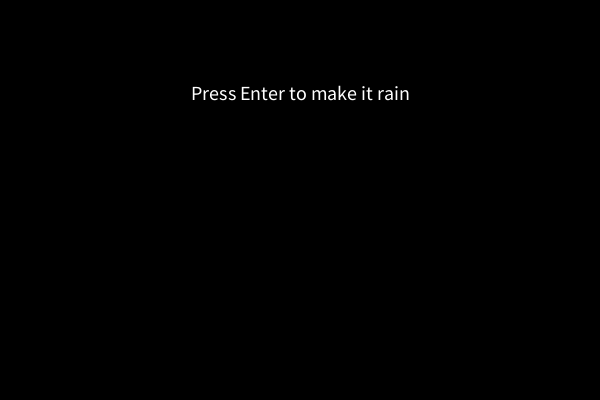
Frame 1 (no input)
Frame 60 (the mouse pressed at the canvas centre just before this capture): identical to frame 1, image omitted
Frame 120 (the mouse held since frame 60 and released just before this capture): identical to frame 1, image omitted

The Processing sketch that drew this single still picture (run headless with seeded random() and noise(); from frame 60 on, the mouse is pressed at the canvas centre):

// Processing sketch: processing_161832
// ── processing_161832.pde

float ball1X = 5;
float ball1Y = 5;
float ball1Size = 10;
float ball1Speed = 10;
boolean ball1_IsActive = true;
color ball1Color = color(255, 0, 24);  

float ball2X = 15;
float ball2Y = 5;
float ball2Size = 20;
float ball2Speed = 5;
boolean ball2_IsActive = true;
color ball2Color = color(255, 24, 50);  

float ball3X = 15;
float ball3Y = 5;
float ball3Size = 20;
float ball3Speed = 5;
boolean ball3_IsActive = true;
color ball3Color = color(255, 204, 0);  


boolean begin = false;

void setup(){
  size(600, 400);
  background(0);
  textSize(20);
  textAlign(CENTER);
  text("Press Enter to make it rain", 300, 100);
}

void draw(){
  
   if(begin){
     background (0);// clear the background
     if(ball1_IsActive){ // draw ball 1
       ball1Y += ball1Speed;
       
       ellipse(ball1X, ball1Y, ball1Size, ball1Size); 
       fill(ball1Color);
     }
     if(ball1Y >400){
        ball1Y = 0; 
        ball1X = random(0, 550);
        ball1Size = random(3,15);
        ball1Speed = random(5,10);
        ball1Color = color(random(0,255), random(0,255), random(0,255));
     }
     
      if(ball2_IsActive){ // draw ball 1
       ball2Y += ball2Speed;
       
       ellipse(ball2X, ball2Y, ball2Size, ball2Size); 
       fill(ball2Color);
     }
     if(ball2Y >400){
        ball2Y = 0; 
        ball2X = random(0, 550);
        ball2Size = random(3,15);
        ball2Speed = random(5,10);
        ball2Color = color(random(0,255), random(0,255), random(0,255));
     }
     
     
      if(ball3_IsActive){ // draw ball 1
       ball3Y += ball3Speed;
       
       ellipse(ball3X, ball3Y, ball3Size, ball3Size); 
       fill(ball3Color);
     }
     if(ball3Y >400){
        ball3Y = 0; 
        ball3X = random(0, 550);
        ball3Size = random(3,10);
        ball3Speed = random(5,10);
        ball3Color = color(random(0,255), random(0,255), random(0,255));
     }
     
   }
 if(keyPressed ){
    if(key == ENTER){
      begin = true; 
     }
 }    
 
}
